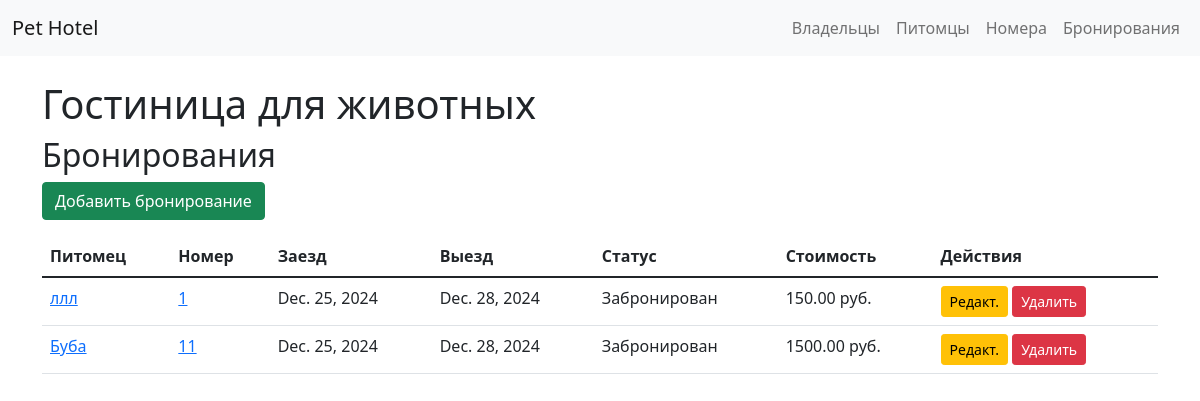
The app's page /hotel/bookings/, older data.
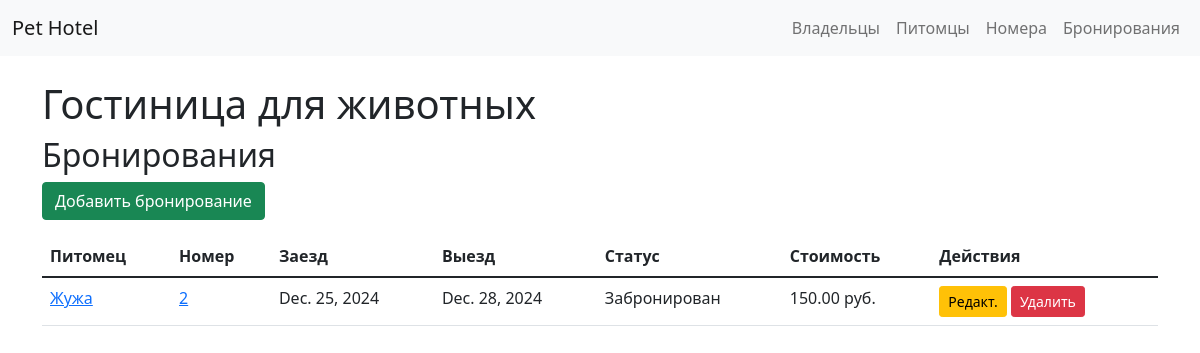
The same page, newer data.
### hotel/models.py (models this page shows, shortened)
class Booking(models.Model):
    STATUSES = (('booked', 'Забронирован'), ('active', 'Проживает'), ('completed', 'Завершено'))
    pet = models.ForeignKey(Pet, on_delete=models.CASCADE)
    room = models.ForeignKey(Room, on_delete=models.CASCADE)
    check_in_date = models.DateField()
    check_out_date = models.DateField()
    status = models.CharField(max_length=10, choices=STATUSES, default='booked')
    total_cost = models.DecimalField(max_digits=10, decimal_places=2, null=True, blank=True)

class Pet(models.Model):
    PET_TYPES = (('dog', 'Собака'), ('cat', 'Кошка'), ('other', 'Другое'))
    name = models.CharField(max_length=100)
    type = models.CharField(max_length=10, choices=PET_TYPES)
    breed = models.CharField(max_length=100, blank=True)
    owner = models.ForeignKey(Owner, on_delete=models.CASCADE)
    special_notes = models.TextField(blank=True)

class Room(models.Model):
    room_number = models.CharField(max_length=10, unique=True)
    type = models.CharField(max_length=100)  # "Стандарт", "Люкс"
    price_per_day = models.DecimalField(max_digits=8, decimal_places=2)

### hotel/views.py (the view)
# urls.py: path('bookings/', views.booking_list, name='booking_list'),
def booking_list(request):
    bookings = Booking.objects.all()
    return render(request, 'hotel/booking_list.html', {'bookings': bookings})

### hotel/templates/hotel/booking_list.html
{% extends 'hotel/base.html' %}
{% block content %}
<h2>Бронирования</h2>
<a href="{% url 'booking_create' %}" class="btn btn-success mb-3">Добавить бронирование</a>
<table class="table">
    <thead>
        <tr>
            <th>Питомец</th>
            <th>Номер</th>
            <th>Заезд</th>
            <th>Выезд</th>
            <th>Статус</th>
            <th>Стоимость</th>
            <th>Действия</th>
        </tr>
    </thead>
    <tbody>
        {% for booking in bookings %}
        <tr>
            <td><a href="{% url 'pet_detail' booking.pet.id %}">{{ booking.pet.name }}</a></td>
            <td><a href="{% url 'room_detail' booking.room.id %}">{{ booking.room.room_number }}</a></td>
            <td>{{ booking.check_in_date }}</td>
            <td>{{ booking.check_out_date }}</td>
            <td>{{ booking.get_status_display }}</td>
            <td>{{ booking.total_cost|default:"расчитывается..." }} руб.</td>
            <td>
                <a href="{% url 'booking_edit' booking.id %}" class="btn btn-sm btn-warning">Редакт.</a>
                <a href="{% url 'booking_delete' booking.id %}" class="btn btn-sm btn-danger">Удалить</a>
            </td>
        </tr>
        {% endfor %}
    </tbody>
</table>
{% endblock %}

### hotel/templates/hotel/base.html (shortened to what this page needs)
<!DOCTYPE html>
<html>
<head>
    <link href="https://cdn.jsdelivr.net/npm/bootstrap@5.1.3/dist/css/bootstrap.min.css" rel="stylesheet">
</head>
<body>
    <nav class="navbar navbar-expand-lg navbar-light bg-light mb-4">
        <div class="container-fluid">
            <a class="navbar-brand" href="#">Pet Hotel</a>
            <div class="navbar-nav">
                <a class="nav-link" href="/hotel/owners/">Владельцы</a>
                <a class="nav-link" href="/hotel/pets/">Питомцы</a>
                <a class="nav-link" href="/hotel/rooms/">Номера</a>
                <a class="nav-link" href="/hotel/bookings/">Бронирования</a>
            </div>
        </div>
    </nav>
    <div class="container mt-4">
        <h1>Гостиница для животных</h1>
        {% block content %}
        {% endblock %}
    </div>
</body>
</html>

Row changes from the older to the newer data that the page shows:
removed Booking: pet.name "ллл", room.room_number "1", check_in_date "Dec. 25, 2024", check_out_date "Dec. 28, 2024", status "Забронирован", total_cost "150.00"
removed Booking: pet.name "Буба", room.room_number "11", check_in_date "Dec. 25, 2024", check_out_date "Dec. 28, 2024", status "Забронирован", total_cost "1500.00"
added Booking: pet.name "Жужа", room.room_number "2", check_in_date "Dec. 25, 2024", check_out_date "Dec. 28, 2024", status "Забронирован", total_cost "150.00"
